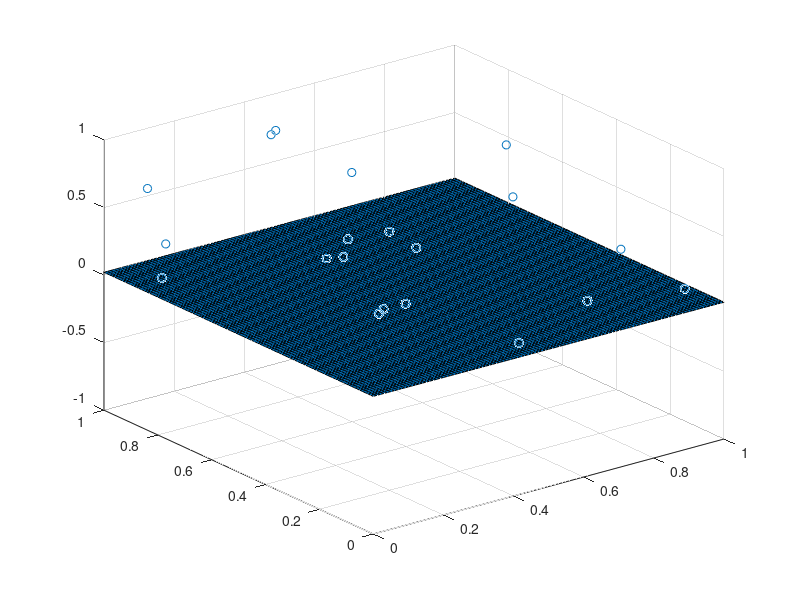

This figure's MATLAB source: (Note: this script raises an error after producing the figure.)
% two inputs with 3 first layer nodes with thresholding and tanh activation

w1 = 0.002;
w2 = 0.003;
b1 = 0.01;
w3 = -0.003;
w4 = -0.002;
b2 = 0.01;
w5 = -0.005;
w6 = 0.001;
b3 = -0.0010;
learning_rate = 1e-2;
x1 = -1:0.01:1;
x2 = -1:0.01:1;

threshold = 1;

p_x1 = 0 + (1-(0)).*rand(1, 20);
p_x2 = 0 + (1-(0)).*rand(1, 20);
p_z = 0 + (1-(0)).*rand(1, 20);
dw1 = 0;
dw2 = 0;
dw3 = 0;
dw4 = 0;
dw5 = 0;
dw6 = 0;
db1 = 0;
db2 = 0;
db3 = 0;

[X1,X2] = meshgrid(x1, x2);

Z1 = X1.*w1 + X2.*w2 + b1;
Z2 = X1.*w3 + X2.*w4 + b2;
Z3 = X1.*w5 + X2.*w6 + b3;

Z1 = tanh(Z1);
Z2 = tanh(Z2);
Z3 = tanh(Z3);

A1 = Z1;
A2 = Z2;
A3 = Z3;

Y_cap = A1 + A2 + A3;


scatter_handle = scatter3(p_x1, p_x2, p_z, 'black');
hold on
surf_handle = surf(X1, X2, Y_cap);
colormap(gca(), lines(8))
axis([0, 1, 0, 1, -1, 1]);
while true
    dw1 = 0;
    dw2 = 0;
    dw3 = 0;
    dw4 = 0;
    dw5 = 0;
    dw6 = 0;
    db1 = 0;
    db2 = 0;
    db3 = 0;
    J = 0;
    for i = 1:20
        z1 = p_x1(i)*w1 + p_x2(i)*w2 + b1;
        z2 = p_x1(i)*w3 + p_x2(i)*w4 + b2;
        z3 = p_x1(i)*w5 + p_x2(i)*w6 + b3;
        
        z1 = tanh(z1);
        z2 = tanh(z2);
        z3 = tanh(z3);
        
        a1 = z1;
        a2 = z2;
        a3 = z3;
        
        y_cap = a1 + a2 + a3;
        
        J = J + (y_cap - p_z(i))^2;
        dw1 = dw1 + 2*(y_cap - p_z(i))*(1-tanh(z1))*p_x1(i);
        dw2 = dw2 + 2*(y_cap - p_z(i))*(1-tanh(z1))*p_x2(i);
        dw3 = dw3 + 2*(y_cap - p_z(i))*(1-tanh(z2))*p_x1(i);
        dw4 = dw4 + 2*(y_cap - p_z(i))*(1-tanh(z2))*p_x2(i);
        dw5 = dw5 + 2*(y_cap - p_z(i))*(1-tanh(z3))*p_x1(i);
        dw6 = dw6 + 2*(y_cap - p_z(i))*(1-tanh(z3))*p_x2(i);
        db1 = db1 + 2*(y_cap - p_z(i))*(1-tanh(z1));
        db2 = db2 + 2*(y_cap - p_z(i))*(1-tanh(z2));
        db3 = db3 + 2*(y_cap - p_z(i))*(1-tanh(z3));
        
    end
    
    dw1 = dw1/20;
    dw2 = dw2/20;
    dw3 = dw3/20;
    dw4 = dw4/20;
    dw5 = dw5/20;
    dw6 = dw6/20;
    db1 = db1/20;
    db2 = db2/20;
    db3 = db3/20;
    
    dw1(abs(dw1) > threshold) = (dw1/dw1) * threshold;
    dw2(abs(dw2) > threshold) = (dw2/dw2) * threshold;
    dw3(abs(dw3) > threshold) = (dw3/dw3) * threshold;
    dw4(abs(dw4) > threshold) = (dw4/dw4) * threshold;
    dw5(abs(dw5) > threshold) = (dw5/dw5) * threshold;
    dw6(abs(dw6) > threshold) = (dw6/dw6) * threshold;
    db1(abs(db1) > threshold) = (db1/db1) * threshold;
    db2(abs(db2) > threshold) = (db2/db2) * threshold;
    db3(abs(db3) > threshold) = (db3/db3) * threshold;
    
    J = J/20
    w1 = w1 - learning_rate*dw1;
    w2 = w2 - learning_rate*dw2;
    w3 = w3 - learning_rate*dw3;
    w4 = w4 - learning_rate*dw4;
    w5 = w5 - learning_rate*dw5;
    w6 = w6 - learning_rate*dw6;
    b1 = b1 - learning_rate*db1;
    b2 = b2 - learning_rate*db2;
    b3 = b3 - learning_rate*db3;
    
    Z1 = X1.*w1 + X2.*w2 + b1;
    Z2 = X1.*w3 + X2.*w4 + b2;
    Z3 = X1.*w5 + X2.*w6 + b3;

    Z1 = tanh(Z1);
    Z2 = tanh(Z2);
    Z3 = tanh(Z3);

    A1 = Z1;
    A2 = Z2;
    A3 = Z3;

    Y_cap = A1 + A2 + A3;
    
    
    surf_handle.ZData = Y_cap;
    pause(0.1);
end